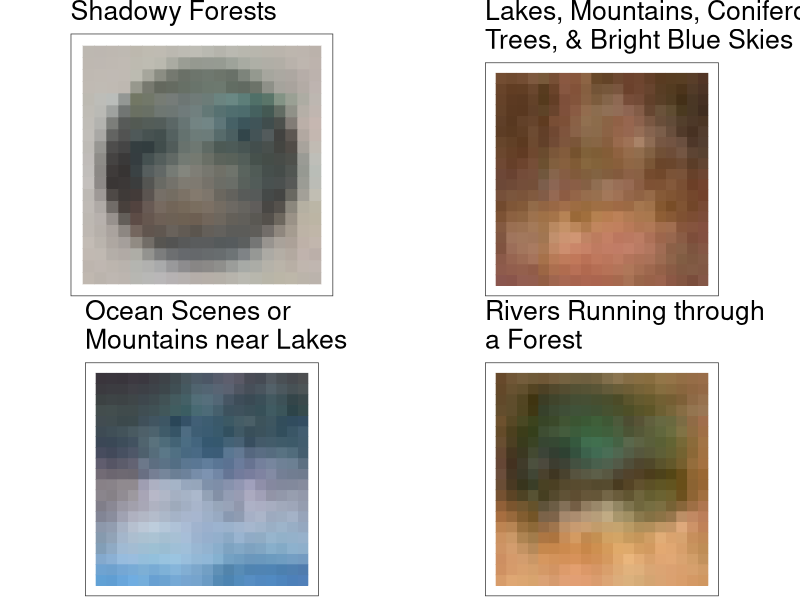
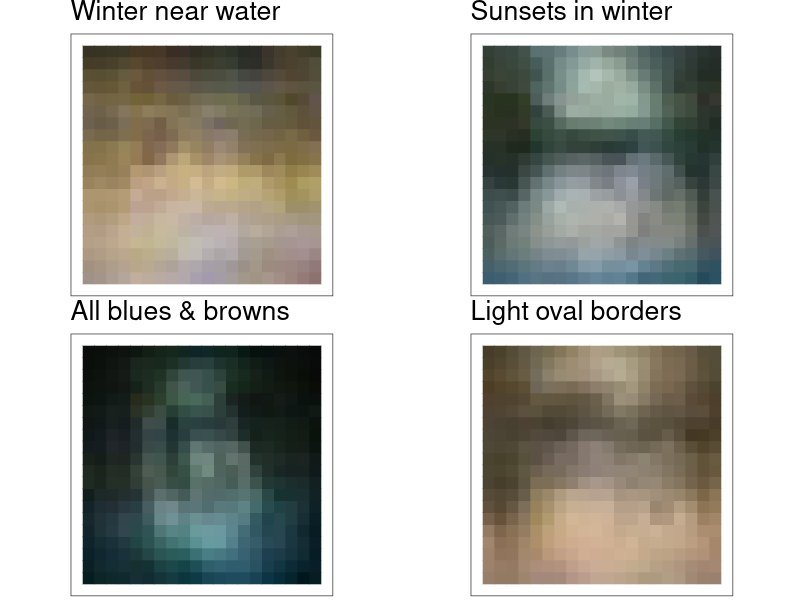
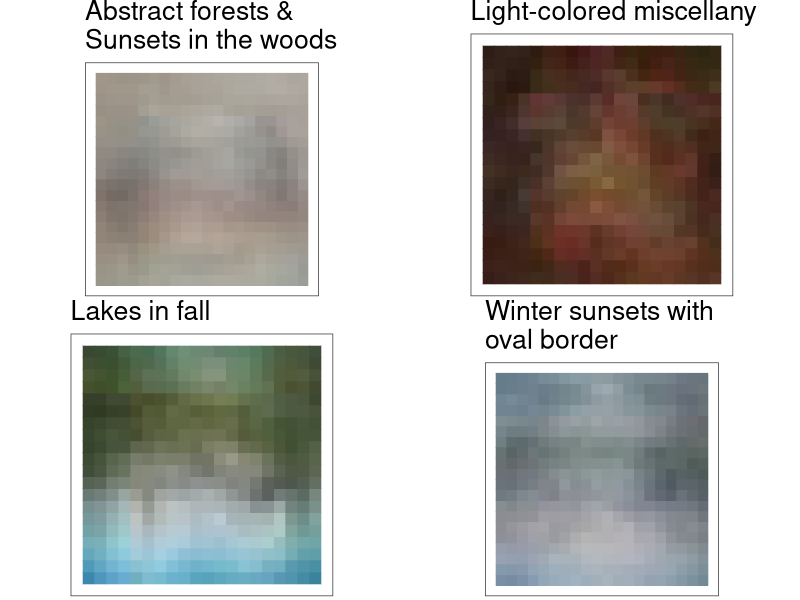
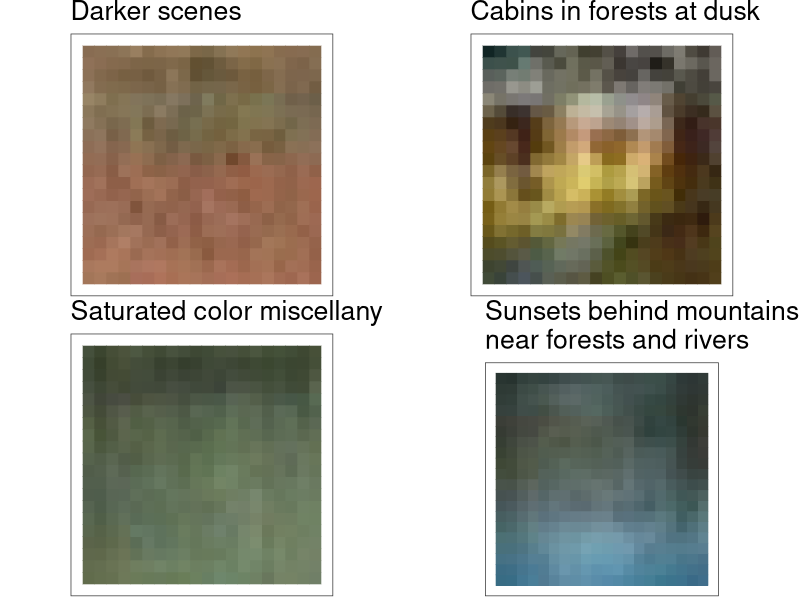
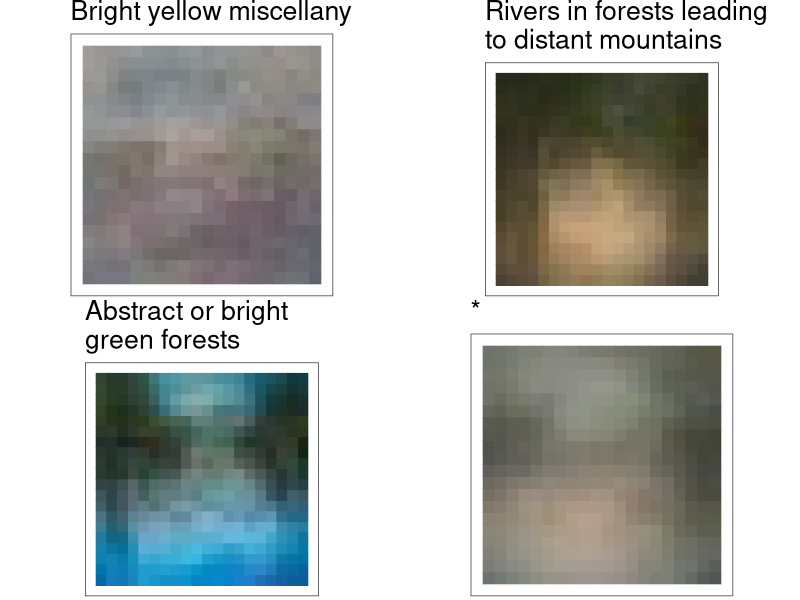

Write R code to recreate these figures, in order.
## ---- chunk 1
paint.df <- read.csv("dat/clean_paint_data.csv")
paint.df <- paint.df[,-1]
paint.df[1:6,1:10]
## ---- chunk 2
paint.df <- read.csv("dat/clean_paint_data.csv")
svd.paint <- svd(paint.df[,-1])
# columns of svd.paint$v are the principal component directions
# z_j = X*v_j are the principal components. these are the cols of the mat below
pcs.paint <- apply(svd.paint$v, 2, function(x) as.matrix(paint.df[,-1])%*%x)
#find the most important PC:
#starting at 226, all are essentially 0. 
pcs.paint.import <- pcs.paint[,1:225]
# cluster on the principal components.
pcs.paint.import <- data.frame(pcs.paint.import)
pcs.paint.import$id <- 1:242
pcs.paint.dist <- dist(pcs.paint.import[, -ncol(pcs.paint.import)])
pcs.hc.single <- hclust(pcs.paint.dist, method="single")
#plot(pcs.hc.single)
## ---- chunk 3
means.paint.cols <- apply(paint.df[,-1], 2, mean)
center <- function(x) x - mean(x)
paint.df.cent <- apply(paint.df[,-1], 2, center)
mults <- c(10, 2, 50, 140, 45, 34, 143, 13, 187, 238, 7, 25, 43, 49, 67, 97, 155, 210, 85, 104)
id.new <- c(1:242)[-mults]
svd.paint <- svd(paint.df.cent[-mults,])
pcs.paint <- data.frame(apply(svd.paint$v, 2, function(x) as.matrix(paint.df.cent[-mults,])%*%x))
pcs.paint$id <- id.new
class.pcs <- data.frame(id = id.new)
pcs.paint.dist <- dist(pcs.paint[, -ncol(pcs.paint)])
pcs.hc.wardD <- hclust(pcs.paint.dist, method="ward.D")
class.pcs$hc.wardD.13 <- factor(cutree(pcs.hc.wardD, k = 13))
pcs.hc.wardD2 <- hclust(pcs.paint.dist, method="ward.D2")
class.pcs$hc.wardD2.14 <- factor(cutree(pcs.hc.wardD2, k = 14))
pcs.hc.complete <- hclust(pcs.paint.dist, method="complete")
class.pcs$hc.complete.7 <- factor(cutree(pcs.hc.complete, k = 7))
library(ggplot2)
#qplot(x = 1:length(svd.paint$d),svd.paint$d^2/sum(svd.paint$d^2), xlab = "Principal Component Number", ylab = "Percent of Variance Explained", main = "Percent of Variance Explained by Principal Components", geom = 'line')  + geom_line(data = NULL, aes(x = 1:length(svd.paint$d), y = cumsum(svd.paint$d^2/sum(svd.paint$d^2))), colour='red') + geom_hline(yintercept = c(.9,.95,.99), linetype = I(2)) + theme(text = element_text(size=16))
## ---- chunk 4
set.seed(-649487537)
pcs.km.20 <- kmeans(pcs.paint[, -ncol(pcs.paint)], 20)
class.pcs$km.20 <- pcs.km.20$cluster
library(mclust)
df.mbc <- Mclust(pcs.paint, G=4:25, modelNames=c("EII", "VII", "EEI", "EVI", "VEI", "VVI"))
class.pcs$mbc <- factor(df.mbc$classification)
library(fpc)
stats.complete <- cluster.stats(pcs.paint.dist, as.numeric(as.character(class.pcs$hc.complete.7)))
stats.kmeans <- cluster.stats(pcs.paint.dist, as.numeric(as.character(class.pcs$km.20)))
stats.mbc <- cluster.stats(pcs.paint.dist, as.numeric(as.character(class.pcs$mbc)))
library(plyr)
stats.all <- ldply(stats.complete[c(13:19,21,24:29,31:32)])
stats.all$kmeans <- ldply(stats.kmeans[c(13:19,21,24:29,31:32)])[,2]
stats.all$mbc <- ldply(stats.mbc[c(13:19,21,24:29,31:32)])[,2]
names(stats.all)[1:2] <- c('metric','complete')
library(tidyr)
stats.all2 <- gather(stats.all, method, value, complete:mbc)
#qplot(x = method, y = value, data = stats.all2) + facet_wrap(~metric, scales = 'free_y') 
## ---- chunk 5
library(dplyr)
paintings2 <- read.csv("dat/paintings2.csv")[,-1]
paintings3 <- paintings2[-which(paintings2$id %in% mults),-7]
paintings3$cluster <- rep(class.pcs$km.20, each = 400)
avg_paintings <- paintings3 %>% group_by(cluster, x, y) %>% summarise_each(funs(mean))

avg_paintings$HEX <- as.character(rgb(avg_paintings[,c('red','green','blue')],max=255))
library(grid)
titles <- c("Shadowy Forests","Lakes, Mountains, Coniferous\nTrees, & Bright Blue Skies","Ocean Scenes or\nMountains near Lakes","Rivers Running through\na Forest","Winter near water","Sunsets in winter","All blues & browns","Light oval borders", "Abstract forests &\nSunsets in the woods", "Light-colored miscellany","Lakes in fall","Winter sunsets with\noval border","Darker scenes", "Cabins in forests at dusk","Saturated color miscellany","Sunsets behind mountains\nnear forests and rivers","Bright yellow miscellany","Rivers in forests leading\nto distant mountains","Abstract or bright\ngreen forests","*")
plot <- NULL
for (i in 1:20){
  plot[[i]] <- ggplot(data = subset(avg_paintings, cluster == i), aes(x = -x, y = y)) + 
    geom_tile(fill = subset(avg_paintings, cluster == i)$HEX, colour = subset(avg_paintings, cluster == i)$HEX) + labs(title = titles[i]) + theme_bw() + theme(aspect.ratio = 1, line = element_blank(), panel.background = element_blank(), plot.background = element_blank(), 
                   axis.text=element_blank(), axis.title=element_blank(),text = element_text(size=16), plot.margin = unit(c(0,0,0,0), "cm")) 
}
## ---- chunk 6
library(gridExtra)
grid.arrange(plot[[1]], plot[[2]],plot[[3]], plot[[4]])
## ---- chunk 7
grid.arrange(plot[[5]], plot[[6]],plot[[7]], plot[[8]])
## ---- chunk 8
grid.arrange(plot[[9]], plot[[10]],plot[[11]], plot[[12]])
## ---- chunk 9
grid.arrange(plot[[13]], plot[[14]],plot[[15]], plot[[16]])
## ---- chunk 10
grid.arrange(plot[[17]], plot[[18]],plot[[19]], plot[[20]])
